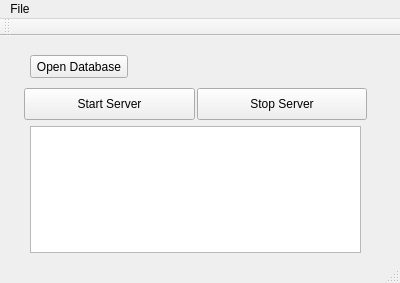
<?xml version="1.0" encoding="UTF-8"?>
<ui version="4.0">
 <class>cetserver</class>
 <widget class="QMainWindow" name="cetserver">
  <property name="geometry">
   <rect>
    <x>0</x>
    <y>0</y>
    <width>400</width>
    <height>283</height>
   </rect>
  </property>
  <property name="windowTitle">
   <string>CET Server</string>
  </property>
  <widget class="QWidget" name="centralWidget">
   <widget class="QPushButton" name="stopServerButton">
    <property name="geometry">
     <rect>
      <x>197</x>
      <y>52</y>
      <width>170</width>
      <height>32</height>
     </rect>
    </property>
    <property name="text">
     <string>Stop Server</string>
    </property>
   </widget>
   <widget class="QToolButton" name="openDatabaseButton">
    <property name="geometry">
     <rect>
      <x>30</x>
      <y>19</y>
      <width>98</width>
      <height>23</height>
     </rect>
    </property>
    <property name="text">
     <string>Open Database</string>
    </property>
   </widget>
   <widget class="QPushButton" name="startServerButton">
    <property name="geometry">
     <rect>
      <x>24</x>
      <y>52</y>
      <width>171</width>
      <height>32</height>
     </rect>
    </property>
    <property name="text">
     <string>Start Server</string>
    </property>
   </widget>
   <widget class="QPlainTextEdit" name="statusText">
    <property name="geometry">
     <rect>
      <x>30</x>
      <y>90</y>
      <width>331</width>
      <height>127</height>
     </rect>
    </property>
    <property name="readOnly">
     <bool>true</bool>
    </property>
   </widget>
  </widget>
  <widget class="QMenuBar" name="menuBar">
   <property name="geometry">
    <rect>
     <x>0</x>
     <y>0</y>
     <width>400</width>
     <height>22</height>
    </rect>
   </property>
   <widget class="QMenu" name="menuFile">
    <property name="title">
     <string>File</string>
    </property>
    <addaction name="actionExit"/>
   </widget>
   <addaction name="menuFile"/>
  </widget>
  <widget class="QToolBar" name="mainToolBar">
   <attribute name="toolBarArea">
    <enum>TopToolBarArea</enum>
   </attribute>
   <attribute name="toolBarBreak">
    <bool>false</bool>
   </attribute>
  </widget>
  <widget class="QStatusBar" name="statusBar"/>
  <action name="actionExit">
   <property name="text">
    <string>Exit</string>
   </property>
  </action>
 </widget>
 <layoutdefault spacing="6" margin="11"/>
 <resources/>
 <connections>
  <connection>
   <sender>openDatabaseButton</sender>
   <signal>clicked()</signal>
   <receiver>cetserver</receiver>
   <slot>openDatabaseButtonHandler()</slot>
   <hints>
    <hint type="sourcelabel">
     <x>78</x>
     <y>63</y>
    </hint>
    <hint type="destinationlabel">
     <x>237</x>
     <y>62</y>
    </hint>
   </hints>
  </connection>
  <connection>
   <sender>stopServerButton</sender>
   <signal>clicked()</signal>
   <receiver>cetserver</receiver>
   <slot>stopServerButtonHandler()</slot>
   <hints>
    <hint type="sourcelabel">
     <x>286</x>
     <y>101</y>
    </hint>
    <hint type="destinationlabel">
     <x>386</x>
     <y>149</y>
    </hint>
   </hints>
  </connection>
  <connection>
   <sender>startServerButton</sender>
   <signal>clicked()</signal>
   <receiver>cetserver</receiver>
   <slot>startServerButtonHandler()</slot>
   <hints>
    <hint type="sourcelabel">
     <x>146</x>
     <y>102</y>
    </hint>
    <hint type="destinationlabel">
     <x>11</x>
     <y>146</y>
    </hint>
   </hints>
  </connection>
 </connections>
 <slots>
  <slot>openDatabaseButtonHandler()</slot>
  <slot>stopServerButtonHandler()</slot>
  <slot>startServerButtonHandler()</slot>
 </slots>
</ui>
